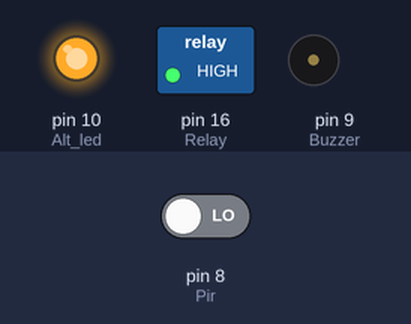
This sketch was run on a simulated Arduino Uno, built with avr-gcc and run on an emulated ATmega328P. On the bench: switched loads named in the sketch (green lamp = pin HIGH), output pins drawn as LEDs (lit = HIGH), buzzer (waves = sounding). Dashed ring = blinking. The test bench sets the inputs (shaded band); at power-on: pin 8 (Pir) LOW.

Above: at 1.2 s.
1.3 s: pin 8 (Pir) driven HIGH
At 1.51 s:
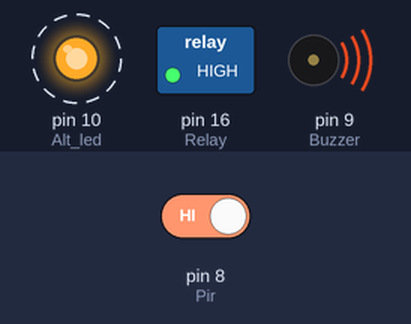
At 3.1 s:
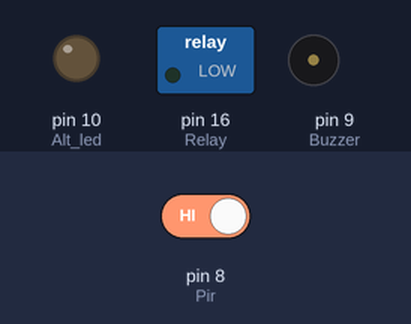
4.3 s: pin 8 (Pir) driven LOW
At 8.1 s:
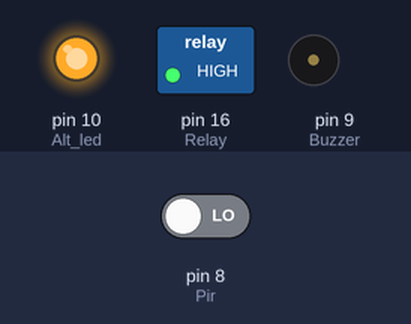
Timing chart, 0 to 9.6 s (numbered marks = the images above; inputs shaded):
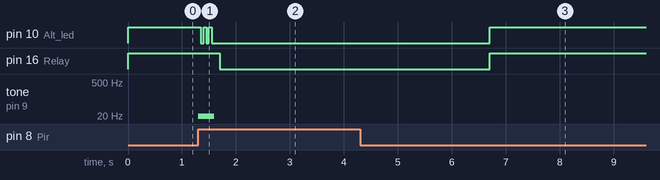

Measured:
- after the input at 1.3 s, pin 10 (Alt_led): alternates HIGH for 0.05 s and LOW for 0.05 s, 5 changes in all, then stays LOW, starting after 0.05 s; pin 16 (Relay): HIGH → LOW after 0.40 s; tone on pin 9 (Buzzer): silent → 10 Hz at once, → silent 0.30 s later
- after the input at 4.3 s, pin 10 (Alt_led), pin 16 (Relay): goes on until 6.7 s, then stays HIGH; tone on pin 9 (Buzzer): stops changing and stays silent

The sketch:

Test-Code.ino
```cpp
/*
Code by DEEPAK KUMAR PANDA
DIKITEC LAB!
*/
#define Pir 8
#define Alt_led 10
#define Relay 16
#define Buzzer 9
void setup() {
pinMode(Pir,INPUT);
pinMode(Alt_led,OUTPUT);
pinMode(Relay,OUTPUT);
pinMode(Buzzer,OUTPUT);

noTone(Buzzer);
digitalWrite(Relay,HIGH);
digitalWrite(Alt_led,LOW);
}
void loop() {
 if(digitalRead(Pir)==HIGH){
  Alert();
  digitalWrite(Relay,LOW);
  delay(1000*5);
  digitalWrite(Relay,HIGH);
 }
 else{
 noTone(Buzzer);
 digitalWrite(Relay,HIGH);
 digitalWrite(Alt_led,HIGH);
 }
}
void Alert(){
tone(Buzzer,10);
for(int i=0;i<=2;i++){
    digitalWrite(Alt_led,HIGH);
    delay(50);
    digitalWrite(Alt_led,LOW);
    delay(50);
}
noTone(Buzzer);
delay(100);
}
```
